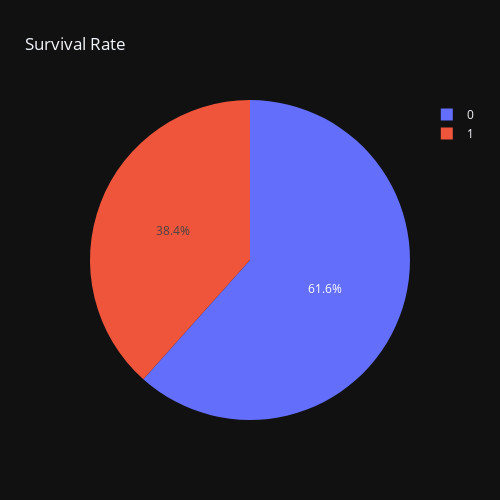

Notebook source saved alongside this figure:
### Code cell
survived_counts = df['survived'].value_counts()
px.pie(names=survived_counts.index, values=survived_counts.values,
       title='Survival Rate',template='plotly_dark',
       width=500,height=500)

### Figure 1 — Plotly figure (JSON) as saved in the notebook; plotly's stock layout.template omitted (floating-point values rounded to 4 significant figures)
{"data": [{"domain": {"x": [0, 1], "y": [0, 1]}, "hovertemplate": "label=%{label}<br>value=%{value}<extra></extra>", "labels": [0, 1], "legendgroup": "", "name": "", "showlegend": true, "type": "pie", "values": [549, 342]}], "layout": {"height": 500, "legend": {"tracegroupgap": 0}, "title": {"text": "Survival Rate"}, "width": 500}}
